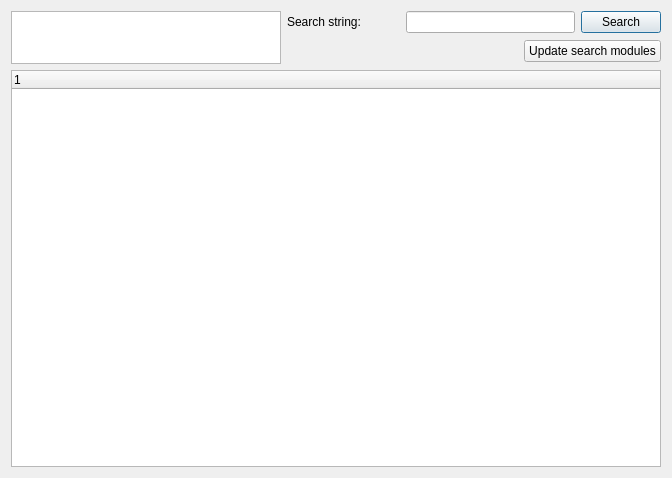
<ui version="4.0" >
 <class>TorrentSearch</class>
 <widget class="QWidget" name="TorrentSearch" >
  <property name="geometry" >
   <rect>
    <x>0</x>
    <y>0</y>
    <width>672</width>
    <height>478</height>
   </rect>
  </property>
  <property name="windowTitle" >
   <string>Form</string>
  </property>
  <layout class="QGridLayout" >
   <item rowspan="2" row="0" column="0" >
    <widget class="QListWidget" name="listEngines" >
     <property name="sizePolicy" >
      <sizepolicy vsizetype="Ignored" hsizetype="Expanding" >
       <horstretch>0</horstretch>
       <verstretch>0</verstretch>
      </sizepolicy>
     </property>
    </widget>
   </item>
   <item row="0" column="1" >
    <widget class="QLabel" name="label" >
     <property name="text" >
      <string>Search string:</string>
     </property>
    </widget>
   </item>
   <item row="0" column="2" colspan="2" >
    <widget class="QLineEdit" name="lineExpr" />
   </item>
   <item row="0" column="4" >
    <widget class="QPushButton" name="pushSearch" >
     <property name="text" >
      <string>Search</string>
     </property>
     <property name="autoDefault" >
      <bool>true</bool>
     </property>
     <property name="default" >
      <bool>true</bool>
     </property>
    </widget>
   </item>
   <item row="1" column="1" colspan="2" >
    <spacer>
     <property name="orientation" >
      <enum>Qt::Horizontal</enum>
     </property>
     <property name="sizeHint" >
      <size>
       <width>231</width>
       <height>25</height>
      </size>
     </property>
    </spacer>
   </item>
   <item row="1" column="3" colspan="2" >
    <widget class="QPushButton" name="pushButton_2" >
     <property name="text" >
      <string>Update search modules</string>
     </property>
    </widget>
   </item>
   <item row="2" column="0" colspan="5" >
    <widget class="QTreeWidget" name="treeResults" >
     <column>
      <property name="text" >
       <string>1</string>
      </property>
     </column>
    </widget>
   </item>
  </layout>
 </widget>
 <resources/>
 <connections/>
</ui>
